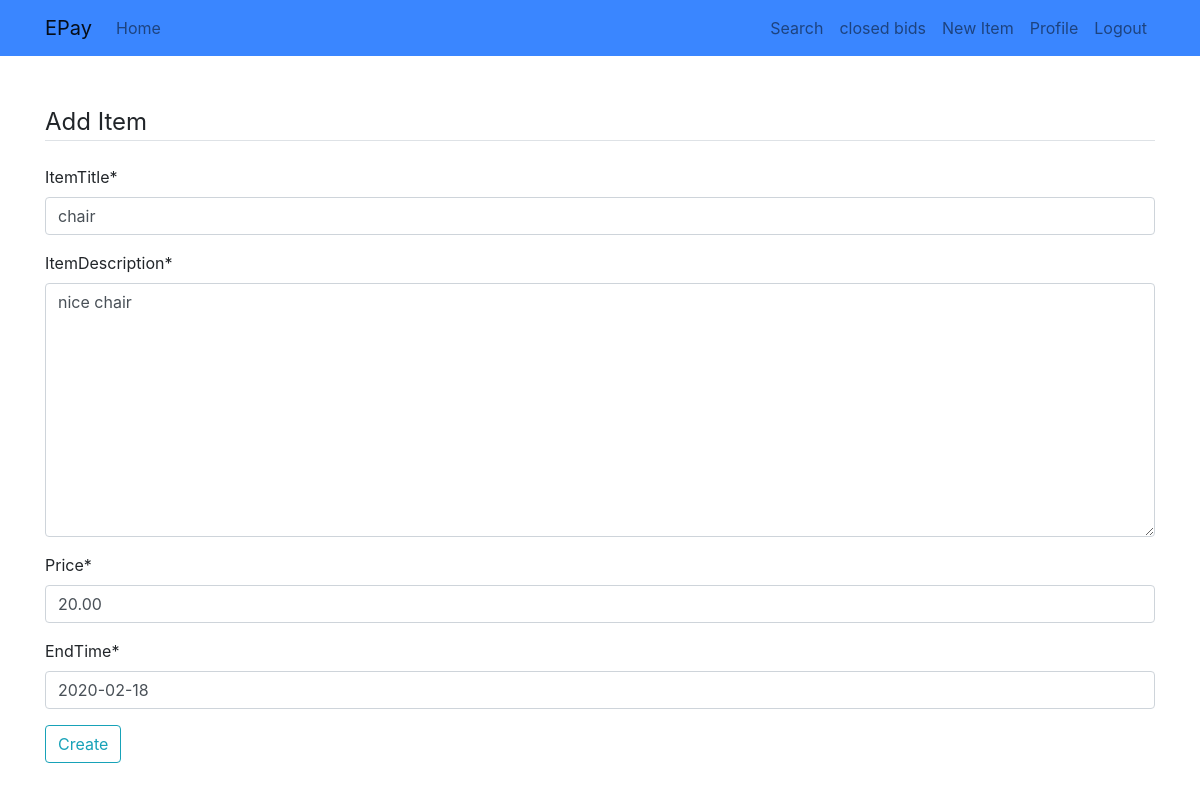
Page /item/14/update/ (signed in) on the committed database.
### epay/models.py (models this page shows, shortened)
class Item(models.Model):
    itemTitle = models.CharField(max_length=40)
    itemDescription = models.TextField(max_length=200)
    price = models.DecimalField(decimal_places=2, max_digits=12, default=Decimal('0.00'))
    endTime = models.DateField(max_length=8)
    itemPicture = models.ImageField(default='default.jpg',upload_to ='item_pics')
    date_listed = models.DateTimeField(default=timezone.now)
    seller = models.ForeignKey(User, on_delete=models.CASCADE)
    Isopen = models.BooleanField(null = True,default=True)
    winner = models.ForeignKey(User,on_delete=models.CASCADE,related_name = '+',null=True,blank = True)
    currentBid = models.DecimalField(blank = True,default=Decimal('0.00'),decimal_places=2, max_digits=12)
    biddings = models.CharField(max_length=100000,blank = True)

### epay/views.py (the view, shortened to what this page needs)
# urls.py: path('item/<int:pk>/update/', ItemUpdateView.as_view(), name='item-update'),
class ItemUpdateView(LoginRequiredMixin,UserPassesTestMixin,UpdateView):
    model = Item
    fields = ['itemTitle','itemDescription','price','endTime']
    def test_func(self):
        item = self.get_object()
        if self.request.user == item.seller:
            return True
        return False

### epay/templates/epay/item_form.html (shortened to what this page needs)
{% extends "epay/base.html"%}
{% load crispy_forms_tags %}
{% block content %}
<div class="formnewitem">
      <form method="POST" enctype="multipart/form-data">
        <fieldset class="form-grroup">
          <legend class="border-bottom mb-4"> Add Item</legend>
          {{ form|crispy }}
        </fieldset>
        <div class="form-group">
          <button class="btn btn-outline-info" Type="submit"> Create </button>
        </div>
      </form>
    </div>
{% endblock content %}

### rows in the picture
Item: itemTitle "chair", itemDescription "nice chair", price "20.00", endTime "2020-02-18"
